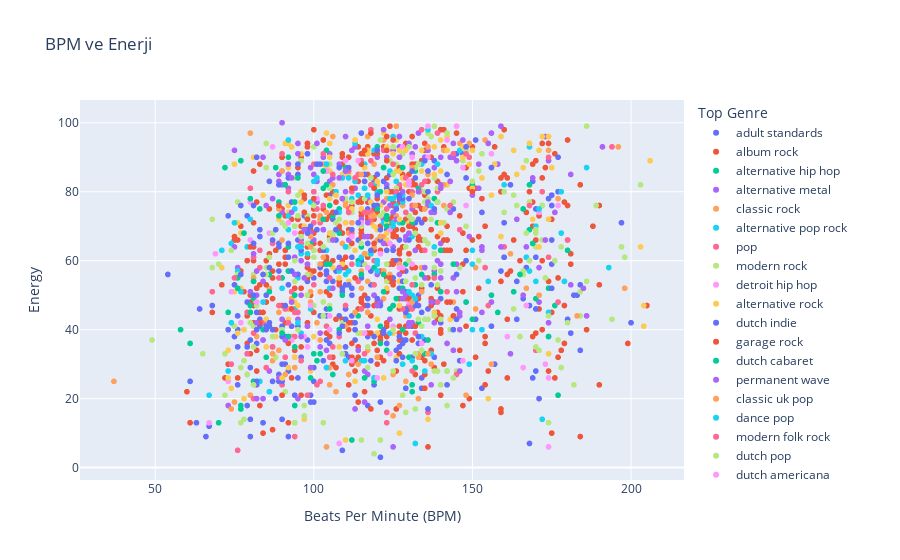

The notebook cell saved with this chart:
### Code cell
fig = px.scatter(df, x='Beats Per Minute (BPM)', y='Energy', color='Top Genre',
                 title='BPM ve Enerji')
fig.show()
